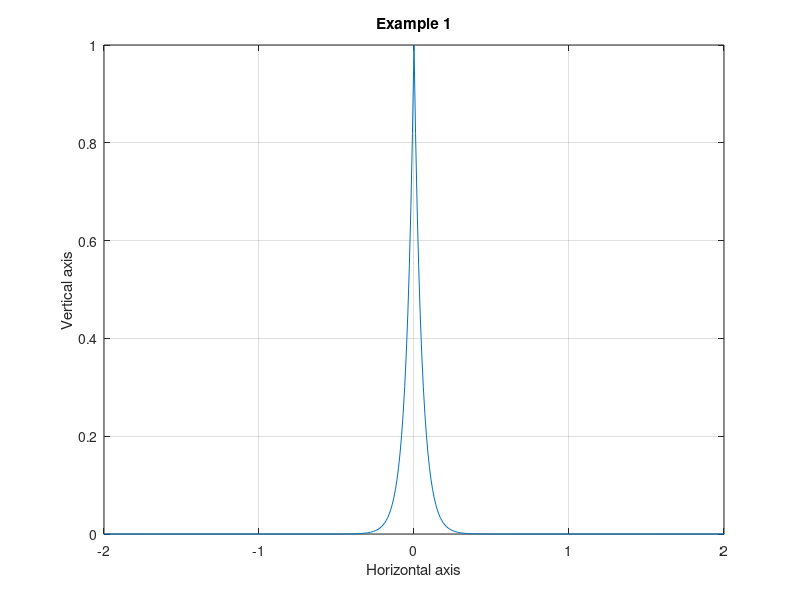

Write the MATLAB code that produced this figure.
fs = 100;
t = -30:1/fs:30;
x = exp(-20.*abs(t));
plot(t, x);
xlabel('Horizontal axis');
ylabel('Vertical axis');
xlim([-2, 2]);
ylim([0, 1]); 
title('Example 1');
grid on;
